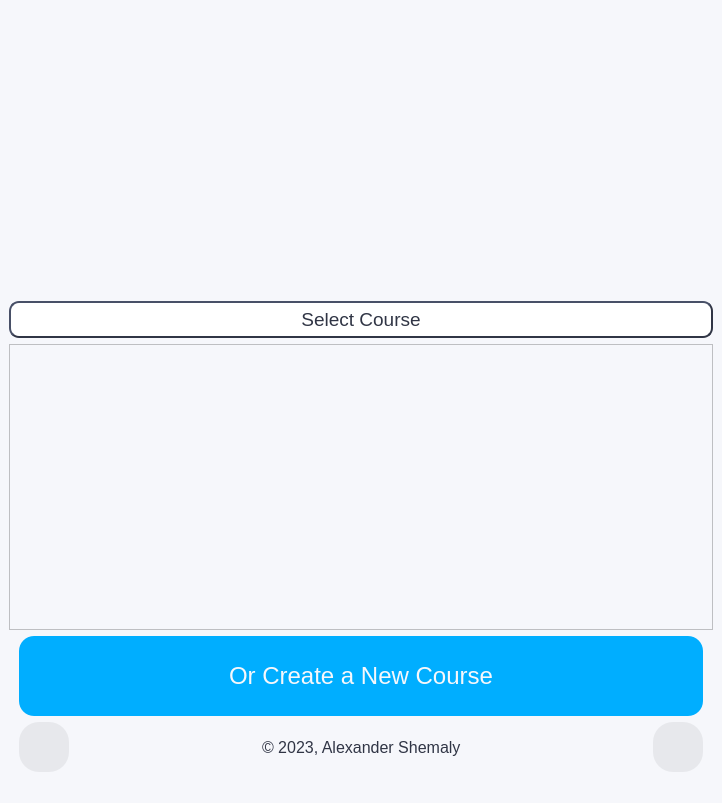
<?xml version="1.0" encoding="UTF-8"?>
<ui version="4.0">
 <class>MainWindow</class>
 <widget class="QMainWindow" name="MainWindow">
  <property name="windowModality">
   <enum>Qt::NonModal</enum>
  </property>
  <property name="geometry">
   <rect>
    <x>0</x>
    <y>0</y>
    <width>722</width>
    <height>803</height>
   </rect>
  </property>
  <property name="windowTitle">
   <string>Smart Retain</string>
  </property>
  <property name="styleSheet">
   <string notr="true">background-color: #F6F7FB</string>
  </property>
  <widget class="QWidget" name="centralwidget">
   <layout class="QVBoxLayout" name="verticalLayout_2">
    <item>
     <layout class="QVBoxLayout" name="verticalLayout">
      <item>
       <widget class="QLabel" name="logo">
        <property name="sizePolicy">
         <sizepolicy hsizetype="Expanding" vsizetype="Expanding">
          <horstretch>0</horstretch>
          <verstretch>0</verstretch>
         </sizepolicy>
        </property>
        <property name="minimumSize">
         <size>
          <width>0</width>
          <height>0</height>
         </size>
        </property>
        <property name="maximumSize">
         <size>
          <width>16777215</width>
          <height>16777215</height>
         </size>
        </property>
        <property name="text">
         <string/>
        </property>
        <property name="alignment">
         <set>Qt::AlignCenter</set>
        </property>
       </widget>
      </item>
      <item>
       <widget class="QLabel" name="label">
        <property name="font">
         <font>
          <family>MS Shell Dlg 2</family>
          <pointsize>14</pointsize>
         </font>
        </property>
        <property name="styleSheet">
         <string notr="true">background-color: white;
border-style: outset;
border-width: 2px;
border-radius: 10px;
border-color: #303545;</string>
        </property>
        <property name="text">
         <string>&lt;html&gt;&lt;head/&gt;&lt;body&gt;&lt;p&gt;&lt;span style=&quot; color:#303545;&quot;&gt;Select Course&lt;/span&gt;&lt;/p&gt;&lt;/body&gt;&lt;/html&gt;</string>
        </property>
        <property name="alignment">
         <set>Qt::AlignHCenter|Qt::AlignTop</set>
        </property>
       </widget>
      </item>
      <item>
       <widget class="QScrollArea" name="scrollCourses">
        <property name="font">
         <font>
          <family>MS Shell Dlg 2</family>
          <pointsize>18</pointsize>
         </font>
        </property>
        <property name="styleSheet">
         <string notr="true">border-color: white</string>
        </property>
        <property name="widgetResizable">
         <bool>true</bool>
        </property>
        <widget class="QWidget" name="scrollAreaWidgetContents_2">
         <property name="geometry">
          <rect>
           <x>0</x>
           <y>0</y>
           <width>696</width>
           <height>272</height>
          </rect>
         </property>
        </widget>
       </widget>
      </item>
      <item>
       <layout class="QHBoxLayout" name="horizontalLayout_3">
        <item>
         <spacer name="horizontalSpacer">
          <property name="orientation">
           <enum>Qt::Horizontal</enum>
          </property>
          <property name="sizeType">
           <enum>QSizePolicy::Fixed</enum>
          </property>
          <property name="sizeHint" stdset="0">
           <size>
            <width>10</width>
            <height>10</height>
           </size>
          </property>
         </spacer>
        </item>
        <item>
         <widget class="QPushButton" name="createBtn">
          <property name="sizePolicy">
           <sizepolicy hsizetype="Minimum" vsizetype="Fixed">
            <horstretch>0</horstretch>
            <verstretch>0</verstretch>
           </sizepolicy>
          </property>
          <property name="minimumSize">
           <size>
            <width>0</width>
            <height>80</height>
           </size>
          </property>
          <property name="font">
           <font>
            <family>MS Shell Dlg 2</family>
            <pointsize>18</pointsize>
           </font>
          </property>
          <property name="styleSheet">
           <string notr="true">QPushButton {
	background-color: #00aeff;
	border-radius: 15px;
	color: #F6F7FB;
}

QPushButton:hover {
    background-color: rgb(0, 154, 226);
}</string>
          </property>
          <property name="text">
           <string>Or Create a New Course</string>
          </property>
         </widget>
        </item>
        <item>
         <spacer name="horizontalSpacer_2">
          <property name="orientation">
           <enum>Qt::Horizontal</enum>
          </property>
          <property name="sizeType">
           <enum>QSizePolicy::Fixed</enum>
          </property>
          <property name="sizeHint" stdset="0">
           <size>
            <width>10</width>
            <height>20</height>
           </size>
          </property>
         </spacer>
        </item>
       </layout>
      </item>
     </layout>
    </item>
    <item>
     <layout class="QHBoxLayout" name="horizontalLayout_5">
      <item>
       <spacer name="horizontalSpacer_5">
        <property name="orientation">
         <enum>Qt::Horizontal</enum>
        </property>
        <property name="sizeType">
         <enum>QSizePolicy::Fixed</enum>
        </property>
        <property name="sizeHint" stdset="0">
         <size>
          <width>10</width>
          <height>5</height>
         </size>
        </property>
       </spacer>
      </item>
      <item>
       <widget class="QPushButton" name="infoBtn">
        <property name="sizePolicy">
         <sizepolicy hsizetype="Fixed" vsizetype="Fixed">
          <horstretch>0</horstretch>
          <verstretch>0</verstretch>
         </sizepolicy>
        </property>
        <property name="minimumSize">
         <size>
          <width>50</width>
          <height>50</height>
         </size>
        </property>
        <property name="font">
         <font>
          <family>MS Shell Dlg 2</family>
         </font>
        </property>
        <property name="styleSheet">
         <string notr="true">QPushButton {
	border-radius: 20px;
	background-color:rgb(231, 232, 236);
}

QPushButton:hover {
    background-color:rgb(210, 211, 214);
}</string>
        </property>
        <property name="text">
         <string/>
        </property>
       </widget>
      </item>
      <item>
       <spacer name="horizontalSpacer_3">
        <property name="orientation">
         <enum>Qt::Horizontal</enum>
        </property>
        <property name="sizeHint" stdset="0">
         <size>
          <width>40</width>
          <height>20</height>
         </size>
        </property>
       </spacer>
      </item>
      <item>
       <widget class="QLabel" name="label_2">
        <property name="font">
         <font>
          <family>MS Shell Dlg 2</family>
          <pointsize>12</pointsize>
         </font>
        </property>
        <property name="styleSheet">
         <string notr="true">color:rgb(48, 53, 69);</string>
        </property>
        <property name="text">
         <string>© 2023, Alexander Shemaly</string>
        </property>
       </widget>
      </item>
      <item>
       <spacer name="horizontalSpacer_6">
        <property name="orientation">
         <enum>Qt::Horizontal</enum>
        </property>
        <property name="sizeHint" stdset="0">
         <size>
          <width>40</width>
          <height>20</height>
         </size>
        </property>
       </spacer>
      </item>
      <item>
       <widget class="QPushButton" name="settingsBtn">
        <property name="sizePolicy">
         <sizepolicy hsizetype="Fixed" vsizetype="Fixed">
          <horstretch>0</horstretch>
          <verstretch>0</verstretch>
         </sizepolicy>
        </property>
        <property name="minimumSize">
         <size>
          <width>50</width>
          <height>50</height>
         </size>
        </property>
        <property name="font">
         <font>
          <family>MS Shell Dlg 2</family>
         </font>
        </property>
        <property name="styleSheet">
         <string notr="true">QPushButton {
	border-radius: 20px;
	background-color:rgb(231, 232, 236);
}

QPushButton:hover {
    background-color:rgb(210, 211, 214);
}</string>
        </property>
        <property name="text">
         <string/>
        </property>
       </widget>
      </item>
      <item>
       <spacer name="horizontalSpacer_4">
        <property name="orientation">
         <enum>Qt::Horizontal</enum>
        </property>
        <property name="sizeType">
         <enum>QSizePolicy::Fixed</enum>
        </property>
        <property name="sizeHint" stdset="0">
         <size>
          <width>10</width>
          <height>5</height>
         </size>
        </property>
       </spacer>
      </item>
     </layout>
    </item>
   </layout>
  </widget>
  <widget class="QStatusBar" name="statusbar"/>
 </widget>
 <resources/>
 <connections/>
</ui>
